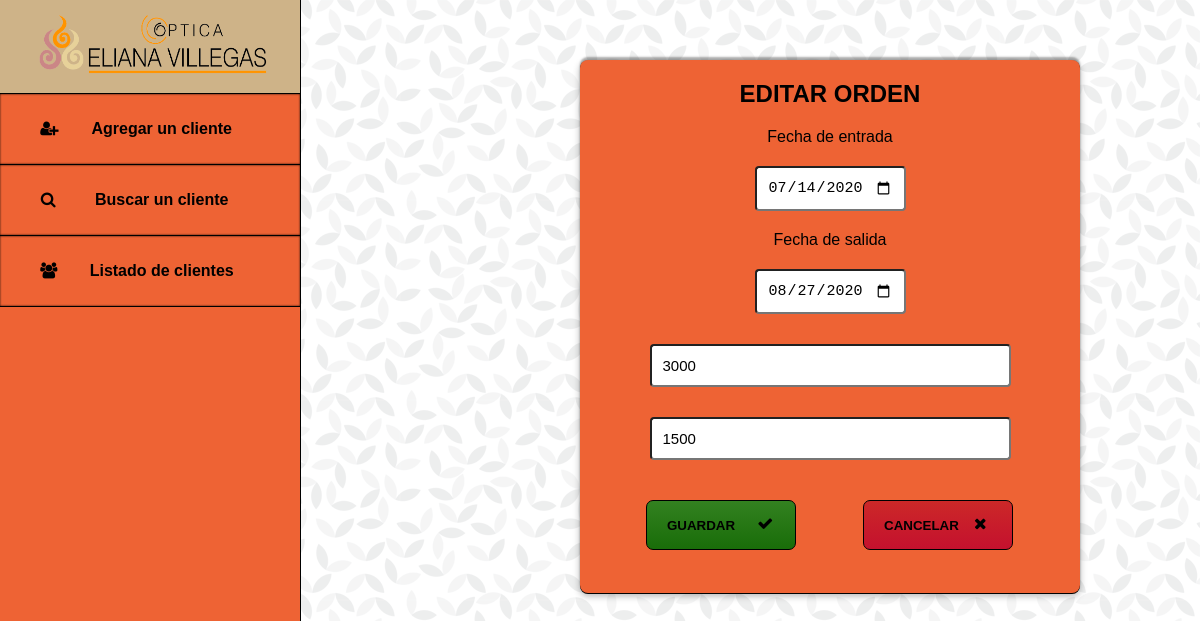
The app's page /editar-orden.php?id=2 with its own data.
### tables this page shows
CREATE TABLE `ordenes_trabajo` (
  `id` int(11) NOT NULL,
  `seña` float DEFAULT NULL,
  `montoTotal` float DEFAULT NULL,
  `fechaEntrada` date DEFAULT NULL,
  `fechaSalida` date DEFAULT NULL,
  `id_cliente` int(11) NOT NULL,
  `borrado` int(11) NOT NULL
);

### controladores/helpers.php (called while the page is built, shortened)
<?php
function encontrarOrdenEditar($db, $id){
    $query = $db->prepare("SELECT * FROM ordenes_trabajo WHERE id = $id");
    $query->execute();
    $orden = $query->fetchAll(PDO::FETCH_ASSOC);
    return $orden;
}
?>

### editar-orden.php (the view, shortened to what this page needs)
<?php
require_once 'conexion.php';
require_once 'controladores/helpers.php';
$erroresEnRegistro = [];
if(!empty($_GET)){
    $id = $_GET['id'];
    $orden = encontrarOrdenEditar($db, $id);
}
?>
<!DOCTYPE html>
<html lang="es">
<head>
    <link rel="stylesheet" type="text/css" href="css/styles.css">
    <link rel="stylesheet" type="text/css" href="css/styles2.css">
    <link rel="stylesheet" href="css/fontello.css">
</head>
<body>
    <?php require_once('menu.php'); ?>
    <section id="section">
        <div class="form-orden">
            <form action="editar-orden.php" method="POST">
                <h2>EDITAR ORDEN</h2>
                <label class="label-orden">Fecha de entrada</label>
                <input type="date" name="fechaEntrada"
                <?php if(empty($_POST)): ?>
                    value="<?= $orden[0]['fechaEntrada'] ?>">
                <?php else: ?>
                    value="<?= persistirDato("fechaEntrada", $erroresEnRegistro) ?>">
                <?php endif;  ?>
                <label class="label-orden">Fecha de salida</label>
                <input type="date" name="fechaSalida"
                <?php if(empty($_POST)): ?>
                    value="<?= $orden[0]['fechaSalida'] ?>">
                <?php else: ?>
                    value="<?= persistirDato("fechaSalida", $erroresEnRegistro) ?>">
                <?php endif;  ?>
                <input name="monto-total" type="text" placeholder="Monto total"
                <?php if(empty($_POST)): ?>
                    value="<?= $orden[0]['montoTotal'] ?>">
                <?php else: ?>
                    value="<?= persistirDato("monto-total", $erroresEnRegistro) ?>">
                <?php endif;  ?>
                <input name="sena" type="text" placeholder="Seña"
                <?php if(empty($_POST)): ?>
                    value="<?= $orden[0]['seña'] ?>">
                <?php else: ?>
                    value="<?= persistirDato("sena", $erroresEnRegistro) ?>">
                <?php endif;  ?>
                <i class="icon-cancel cancel"></i><a href="javascript:history.back()"><input type="button" value="CANCELAR" class="red"></a>
                <i class="icon-ok ok"></i><input type="submit" class="green" value="GUARDAR">
            </form>
        </div>
    </section>
</body>
</html>

### css/styles.css (style rules this page uses)
* { margin: 0px; padding: 0px; }
body { background: url("../img/geometric-leaves.png"); }

### css/styles2.css (style rules this page uses)
#section .form-orden .label-orden { font-family: Arial, Helvetica, sans-serif; display: block; text-align: center; margin-top: 20px; }
#section .form-orden input[type="date"] { display: block; width: 25%; margin: 0px auto; font-size: 15px; padding: 11px; border-radius: 4px; margin-top: 20px; }
#section .form-orden { width: 500px; height: 533px; background: #ee6334; float: left; margin-top: 60px; margin-left: 580px; border-radius: 8px; -webkit-box-shadow: 0px 0px 1px rgba(0, 0, 0, 0.3), 0px 3px 7px rgba(0, 0, 0, 0.3), 0px 1px, 0px -3px 2px rgba(0, 0, 0, 0.3); box-shadow: 0px 0px 1px rgba(0, 0, 0, 0.3), 0px 3px 7px rgba(0, 0, 0, 0.3), 0px 1px, 0px -3px 2px rgba(0, 0, 0, 0.3); }
#section .form-orden h2 { text-align: center; margin-top: 20px; font-family: Arial, Helvetica, sans-serif; }
#section .form-orden input[type="text"] { display: block; width: 67%; margin: 0px auto; font-size: 15px; padding: 11px; border-radius: 4px; margin-top: 30px; }
#section .form-orden .red { background: -webkit-gradient(linear, left top, left bottom, from(#cc2828), to(#c4112e)); background: linear-gradient(to bottom, #cc2828 0%, #c4112e 100%); }
#section .form-orden .green { background: -webkit-gradient(linear, left top, left bottom, from(#338120), to(#196d09)); background: linear-gradient(to bottom, #338120 0%, #196d09 100%); }
#section .form-orden i { display: block; position: absolute; }
#section .form-orden .ok { margin-top: 55px; margin-left: 174px; }
#section .form-orden .cancel { margin-left: 389px; margin-top: 55px; }
#section .form-orden input[type="submit"], #section .form-orden input[type="button"] { display: block; float: right; margin-top: 40px; margin-right: 67px; text-align: start; padding-left: 20px; width: 150px; height: 50px; border-radius: 7px; font-family: Arial, Helvetica, sans-serif; font-weight: bold; border: 1px solid black; cursor: pointer; }

### records on screen
ordenes_trabajo: fechaEntrada "07/14/2020", fechaSalida "08/27/2020", monto-total "3000", sena "1500"
